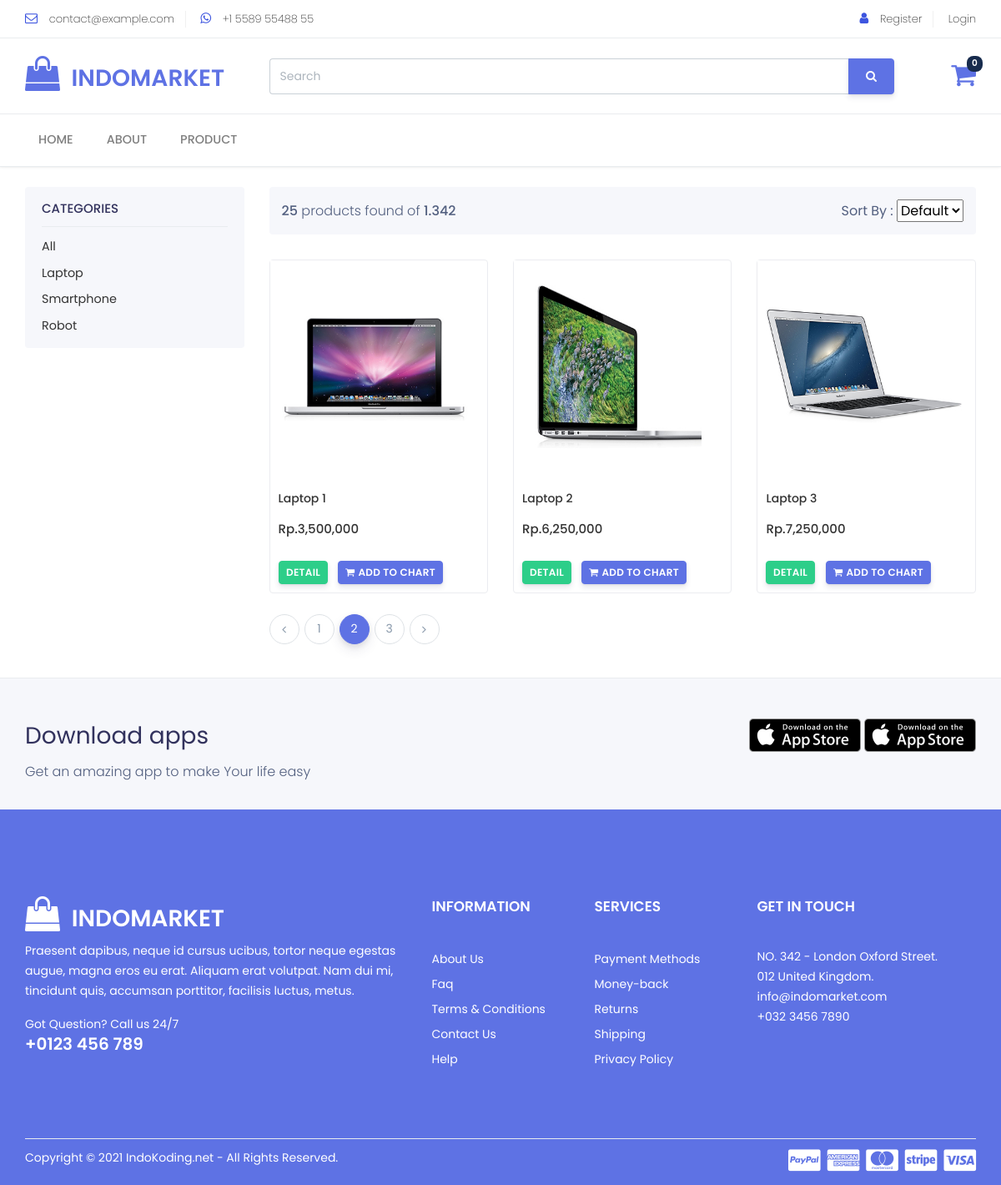
The page /website/perkat/1 on the database its author committed.
### tables this page shows
CREATE TABLE `tbl_kategori` (
  `id` int(10) UNSIGNED NOT NULL,
  `nama_kategori` varchar(30) DEFAULT NULL
);

CREATE TABLE `tbl_produk` (
  `id_produk` int(10) UNSIGNED NOT NULL,
  `nama_produk` varchar(50) DEFAULT NULL,
  `deskripsi` mediumtext,
  `harga` varchar(10) DEFAULT NULL,
  `gambar` text,
  `kategori` int(10) DEFAULT NULL
);

### application/modules/website/controllers/Website.php (called while the page is built, shortened)
<?php
class Website extends CI_Controller
{
  public function __construct()
  {
    $this->load->model('Web_model');
  }
  public function perkat($id)
  {
    $data['user'] = $this->db->get_where('user', ['email' => $this->session->userdata('email')])->row_array();
    $data['head'] = "E-Comm";
    $data['getperkat'] = $this->Web_model->getperkat($id);
    $data['getkat'] = $this->Web_model->getkat();
    $this->load->view('templates/_partialwebs/header', $data);
    $this->load->view('web/product_category');
    $this->load->view('templates/_partialwebs/footer');
  }
}

### index.php (called while the page is built, shortened)
<?php
require_once BASEPATH.'core/CodeIgniter.php';

### application/modules/website/models/Web_model.php (called while the page is built, shortened)
<?php
class Web_model extends CI_Model
{
  public function getkat()
  {
    return $this->db->get('tbl_kategori')->result_array();
  }
  public function getperkat($id)
  {
    $this->db->select('*');
    $this->db->join('tbl_kategori', 'tbl_kategori.id = tbl_produk.kategori', 'left');
    $this->db->where('id', $id);
    return $this->db->get('tbl_produk')->result_array();
  }
}

### application/modules/website/views/web/product_category.php (the view, shortened to what this page needs)
<section class="products-grid pb-4 pt-4">
  <div class="container">
    <div class="row">
      <div class="col-lg-3 col-md-4 col-12">
        <div class="sidebar">
          <div class="sidebar-widget">
            <div class="widget-title">
              <h3>Categories</h3>
            </div>
            <div class="widget-content widget-categories">
              <ul>
                <li><a href="<?= base_url('website/product') ?>">All</a></li>
                <?php
                foreach ($getkat as $kat) :
                ?>
                  <li><a href="<?= base_url('website/perkat/' . $kat['id']) ?>"><?= $kat['nama_kategori']; ?></a></li>
                <?php endforeach; ?>
              </ul>
            </div>
          </div>
        </div>
      </div>
      <div class="col-lg-9 col-md-8 col-12">
        <div class="row">
          <div class="col-12">
            <div class="products-top">
              <div class="products-top-inner">
                <div class="products-found">
                  <p><span>25</span> products found of <span>1.342</span></p>
                </div>
                <div class="products-sort">
                  <span>Sort By : </span>
                  <select>
                    <option>Default</option>
                  </select>
                </div>
              </div>
            </div>
          </div>
        </div>
        <div class="row">
          <?php foreach ($getperkat as $perkat) : ?>
            <div class="col-lg-4 col-md-6 col-12">
              <?= form_open('belanja/tambah');
              ?>
              <div class="single-product">
                <div class="product-img">
                  <a href="product-detail.html">
                    <img src="<?= base_url('assets/images/' . $perkat['gambar']) ?>" width="250px" height="250px" />
                  </a>
                </div>
                <div class="product-content">
                  <h3><a href="product-detail.html"><?= $perkat['nama_produk'] ?></a></h3>
                  <div class="product-price">
                    <span>Rp.<?= number_format($perkat['harga'], 0); ?></span>
                  </div>
                </div>
                <div class="product-content">
                  <div class="product-price">
                    <a class="btn btn-success btn-sm" href="<?= base_url('website/product_detail/' . $perkat['id_produk']);  ?>">Detail</a>
                    <button class="btn btn-primary btn-sm mr-4" type="submit"><i class="fa fa-shopping-cart mr-1"></i>Add
                      to
                      chart</button>
                  </div>
                </div>
              </div>
              <?php echo form_close(); ?>
            </div>
          <?php endforeach; ?>
        </div>
        <div class="row">
          <div class="col-12">
            <ul class="pagination">
              <li class="page-item disabled">
                <a class="page-link" href="#" tabindex="-1">
                  <i class="fa fa-angle-left"></i>
                </a>
              </li>
              <li class="page-item"><a class="page-link" href="#">1</a></li>
              <li class="page-item active">
                <a class="page-link" href="#">2 <span class="sr-only">(current)</span></a>
              </li>
              <li class="page-item"><a class="page-link" href="#">3</a></li>
              <li class="page-item">
                <a class="page-link" href="#">
                  <i class="fa fa-angle-right"></i>
                </a>
              </li>
            </ul>
          </div>
        </div>
      </div>
    </div>
  </div>
</section>

### assets/web/css/style.css (style rules this page uses)
body, button, input, select, optgroup, textarea { font-family: 'Poppins', sans-serif; }
@media (min-width: 1200px) { .container { max-width: 1170px; } }
.single-product { border: 1px solid #ebecf0; border-radius: 0.25rem; }
.single-product .product-content { padding: 10px; }
.single-product .product-content h3 a { font-size: 14px; font-weight: 500; color: #333; margin: 0; }
.single-product .product-content .product-price { margin: 6px 0 0 0; }
.single-product .product-content .product-price span { font-size: 15px; font-weight: 500; color: #333; }
.products-grid .single-product { margin-bottom: 25px; }
.sidebar .sidebar-widget { padding: 10px 20px; background-color: #F6F7FB; margin-bottom: 20px; border-radius: 0.25rem; }
.sidebar .sidebar-widget .widget-title h3 { font-size: 15px; font-weight: 500; position: relative; padding-bottom: 10px; padding-top: 5px; border-bottom: .0625rem solid #e9ecef; text-transform: uppercase; }
.sidebar .sidebar-widget .widget-categories ul, .sidebar .sidebar-widget .widget-brands ul { padding: 0; margin: 0; list-style: none; font-size: .9rem; }
.sidebar .sidebar-widget .widget-categories ul li, .sidebar .sidebar-widget .widget-brands ul li { padding-top: 5px; padding-bottom: 5px; }
.sidebar .sidebar-widget .widget-categories ul li a, .sidebar .sidebar-widget .widget-brands ul li a { color: #333; }
.products-grid .products-top { background-color: #F6F7FB; padding: 15px 15px; border-radius: 0.25rem; margin-bottom: 30px; }
.products-grid .products-top .products-found { width: 300px; float: left; }
.products-grid .products-top .products-sort { text-align: right; }
.products-grid .products-top .products-found > p span { font-weight: 500; }

### rows shown on the page
tbl_kategori: nama_kategori "Laptop"
tbl_kategori: nama_kategori "Smartphone"
tbl_kategori: nama_kategori "Robot"
tbl_produk: gambar (picture), nama_produk "Laptop 1", harga "3,500,000"
tbl_produk: gambar (picture), nama_produk "Laptop 2", harga "6,250,000"
tbl_produk: gambar (picture), nama_produk "Laptop 3", harga "7,250,000"

### other values the page prints
$jml_item "0"
